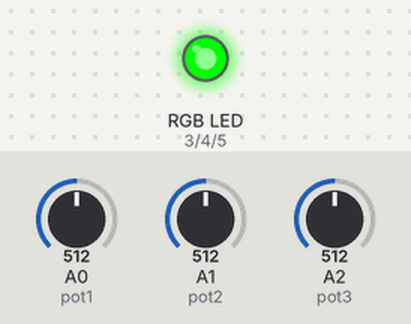
This sketch was run on a simulated Arduino Uno, built with avr-gcc and run on an emulated ATmega328P. Parts: an RGB LED mixed from three pins (HIGH = lit). The inputs (shaded band) are chosen by the test bench; at power-on: A0 (pot1) = 512, A2 (pot3) = 512, A1 (pot2) = 512.

Above: at 1.2 s.
1.3 s: A0 (pot1) set to 716
At 2.0 s:
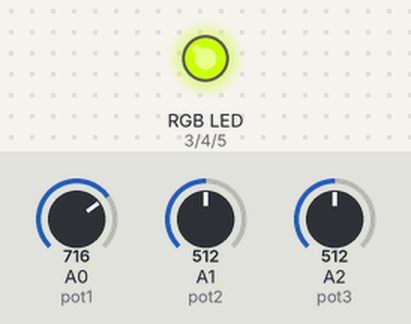
2.8 s: A2 (pot3) set to 716
At 3.2 s:
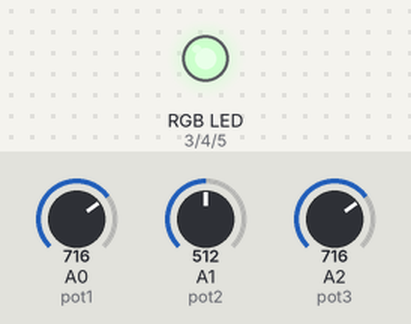
4.3 s: A1 (pot2) set to 137
5.8 s: A1 (pot2) set to 119
At 6.6 s:
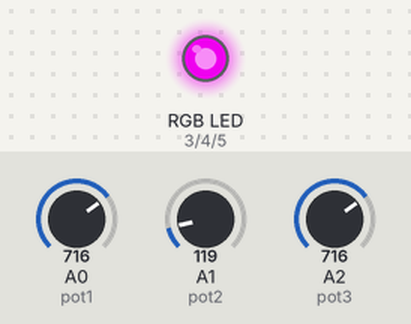
7.3 s: A0 (pot1) set to 749
At 7.8 s:
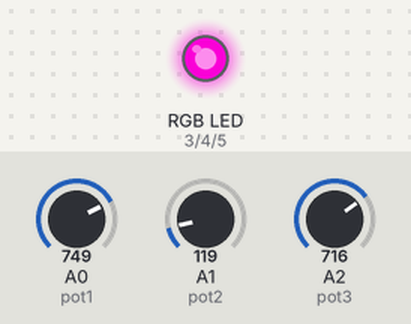
8.8 s: A0 (pot1) set to 768
At 10.1 s:
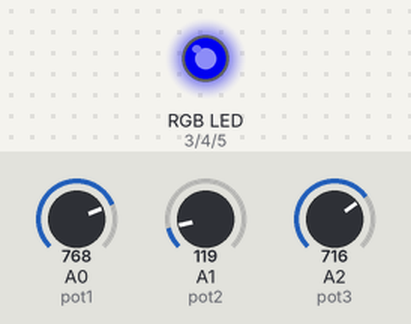
Timing chart, 0 to 11.3 s (numbered marks = the images above; inputs shaded):
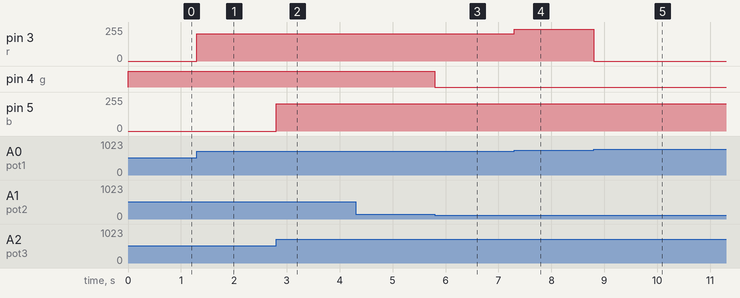

Measured:
- the behaviour switches between 128 and 127 on A1 (pot2) (found by bisection; images 2 and 3)
- the behaviour switches between 767 and 768 on A0 (pot1) (found by bisection; images 4 and 5)
- after the input at 1.3 s, pin 3 (r): 0/255 → 204/255 at once
- after the input at 2.8 s, pin 5 (b): 0/255 → 204/255 at once
- after the input at 4.3 s, every drawn part: stays the same
- after the input at 5.8 s, pin 4 (g): HIGH → LOW at once
- after the input at 7.3 s, pin 3 (r): 204/255 → 237/255 at once
- after the input at 8.8 s, pin 3 (r): 237/255 → 0/255 at once

The sketch:

variable-resistor-triple.ino
```cpp
int pot1 = 0;
int pot2 = 1;
int pot3 = 2;

int r = 3;
int g = 4;
int b = 5;

int val1;
int val2;
int val3;

void setup() {
  pinMode(r,OUTPUT);
  pinMode(g,OUTPUT);
  pinMode(b,OUTPUT);
}

void loop() {
  // put your main code here, to run repeatedly:
  val1 = analogRead(pot1);
  val2 = analogRead(pot2);
  val3 = analogRead(pot3);
  analogWrite(r,val1);
  analogWrite(g,val2);
  analogWrite(b,val3);
}
```
